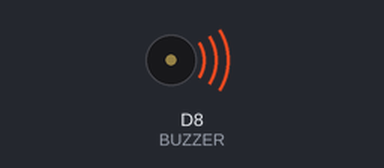
The sketch below on a simulated ESP8266 (NodeMCU). On the bench: buzzer (waves = sounding, pin HIGH).

Above: at 0.2 s.
Timing chart, 0 to 3.0 s (numbered marks = the images above):
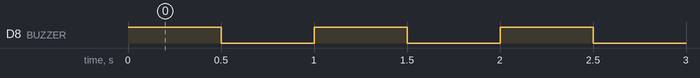

The sketch:

Buzzer_Test.ino
```cpp
#define BUZZER D8

void setup() {
  // put your setup code here, to run once:
  pinMode(BUZZER, OUTPUT);
}

void loop() {
  // put your main code here, to run repeatedly:
  digitalWrite(BUZZER, HIGH);
  delay(500);
  digitalWrite(BUZZER, LOW);
  delay(500);

}
```

Measured:
- by itself, D8 (BUZZER): alternates HIGH for 0.50 s and LOW for 0.50 s
